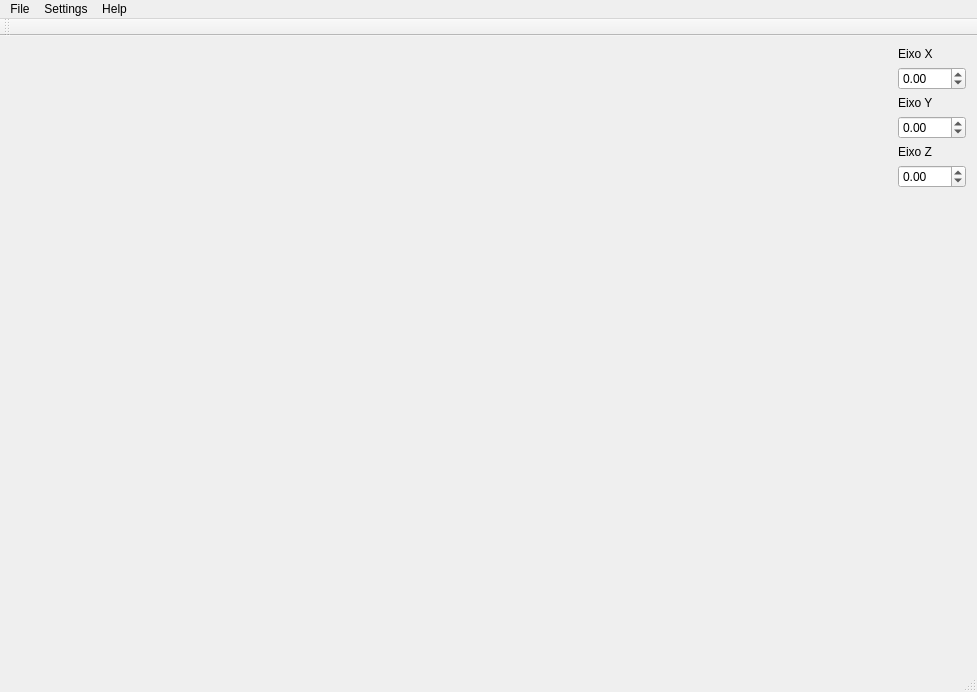
<?xml version="1.0" encoding="UTF-8"?>
<ui version="4.0">
 <class>MainWindow</class>
 <widget class="QMainWindow" name="MainWindow">
  <property name="geometry">
   <rect>
    <x>0</x>
    <y>0</y>
    <width>977</width>
    <height>692</height>
   </rect>
  </property>
  <property name="windowTitle">
   <string>MainWindow</string>
  </property>
  <widget class="QWidget" name="centralWidget">
   <layout class="QHBoxLayout" name="horizontalLayout_2">
    <item>
     <layout class="QHBoxLayout" name="horizontalLayout">
      <item>
       <widget class="GlView" name="glView" native="true">
        <property name="sizePolicy">
         <sizepolicy hsizetype="Expanding" vsizetype="Preferred">
          <horstretch>0</horstretch>
          <verstretch>0</verstretch>
         </sizepolicy>
        </property>
       </widget>
      </item>
      <item>
       <layout class="QVBoxLayout" name="verticalLayout">
        <item>
         <widget class="QLabel" name="label">
          <property name="text">
           <string>Eixo X</string>
          </property>
         </widget>
        </item>
        <item>
         <widget class="QDoubleSpinBox" name="doubleSpinBox_Eixo_X">
          <property name="minimum">
           <double>-360.000000000000000</double>
          </property>
          <property name="maximum">
           <double>360.000000000000000</double>
          </property>
         </widget>
        </item>
        <item>
         <widget class="QLabel" name="label_2">
          <property name="text">
           <string>Eixo Y</string>
          </property>
         </widget>
        </item>
        <item>
         <widget class="QDoubleSpinBox" name="doubleSpinBox_Eixo_Y">
          <property name="minimum">
           <double>-360.000000000000000</double>
          </property>
          <property name="maximum">
           <double>360.000000000000000</double>
          </property>
         </widget>
        </item>
        <item>
         <widget class="QLabel" name="label_3">
          <property name="text">
           <string>Eixo Z</string>
          </property>
         </widget>
        </item>
        <item>
         <widget class="QDoubleSpinBox" name="doubleSpinBox_Eixo_Z">
          <property name="minimum">
           <double>-360.000000000000000</double>
          </property>
          <property name="maximum">
           <double>360.000000000000000</double>
          </property>
         </widget>
        </item>
        <item>
         <spacer name="verticalSpacer">
          <property name="orientation">
           <enum>Qt::Vertical</enum>
          </property>
          <property name="sizeHint" stdset="0">
           <size>
            <width>20</width>
            <height>40</height>
           </size>
          </property>
         </spacer>
        </item>
       </layout>
      </item>
     </layout>
    </item>
   </layout>
  </widget>
  <widget class="QMenuBar" name="menuBar">
   <property name="geometry">
    <rect>
     <x>0</x>
     <y>0</y>
     <width>977</width>
     <height>25</height>
    </rect>
   </property>
   <widget class="QMenu" name="menuConfigura_es">
    <property name="title">
     <string>File</string>
    </property>
    <addaction name="actionOpen3DModel"/>
    <addaction name="actionClose3DModel"/>
    <addaction name="separator"/>
    <addaction name="actionSave_Report"/>
   </widget>
   <widget class="QMenu" name="menuSettings">
    <property name="title">
     <string>Settings</string>
    </property>
    <addaction name="actionSerial_Port"/>
    <addaction name="separator"/>
    <addaction name="actionCamera"/>
    <addaction name="actionLight"/>
    <addaction name="actionMaterial"/>
    <addaction name="separator"/>
    <addaction name="actionTransformations"/>
    <addaction name="separator"/>
    <addaction name="actionUse_Radians"/>
   </widget>
   <widget class="QMenu" name="menuHelp">
    <property name="title">
     <string>Help</string>
    </property>
    <addaction name="actionAbout"/>
   </widget>
   <addaction name="menuConfigura_es"/>
   <addaction name="menuSettings"/>
   <addaction name="menuHelp"/>
  </widget>
  <widget class="QToolBar" name="mainToolBar">
   <attribute name="toolBarArea">
    <enum>TopToolBarArea</enum>
   </attribute>
   <attribute name="toolBarBreak">
    <bool>false</bool>
   </attribute>
  </widget>
  <widget class="QStatusBar" name="statusBar"/>
  <action name="actionOpen3DModel">
   <property name="text">
    <string>Open 3D Model</string>
   </property>
  </action>
  <action name="actionClose3DModel">
   <property name="text">
    <string>Close 3D Model</string>
   </property>
  </action>
  <action name="actionSerial_Port">
   <property name="text">
    <string>Serial Port</string>
   </property>
  </action>
  <action name="actionCamera">
   <property name="text">
    <string>Camera</string>
   </property>
  </action>
  <action name="actionLight">
   <property name="text">
    <string>Light</string>
   </property>
  </action>
  <action name="actionMaterial">
   <property name="text">
    <string>Material</string>
   </property>
  </action>
  <action name="actionUse_Radians">
   <property name="checkable">
    <bool>true</bool>
   </property>
   <property name="text">
    <string>Use Radians</string>
   </property>
  </action>
  <action name="actionSave_Report">
   <property name="text">
    <string>Save Report</string>
   </property>
  </action>
  <action name="actionTransformations">
   <property name="text">
    <string>Transformations</string>
   </property>
  </action>
  <action name="actionAbout">
   <property name="text">
    <string>About</string>
   </property>
  </action>
 </widget>
 <layoutdefault spacing="6" margin="11"/>
 <customwidgets>
  <customwidget>
   <class>GlView</class>
   <extends>QWidget</extends>
   <header>glview.h</header>
   <container>1</container>
   <slots>
    <slot>rotateRelX(double)</slot>
    <slot>rotateAbsX(double)</slot>
    <slot>rotateX(double)</slot>
    <slot>rotateY(double)</slot>
    <slot>rotateZ(double)</slot>
   </slots>
  </customwidget>
 </customwidgets>
 <resources/>
 <connections/>
</ui>
